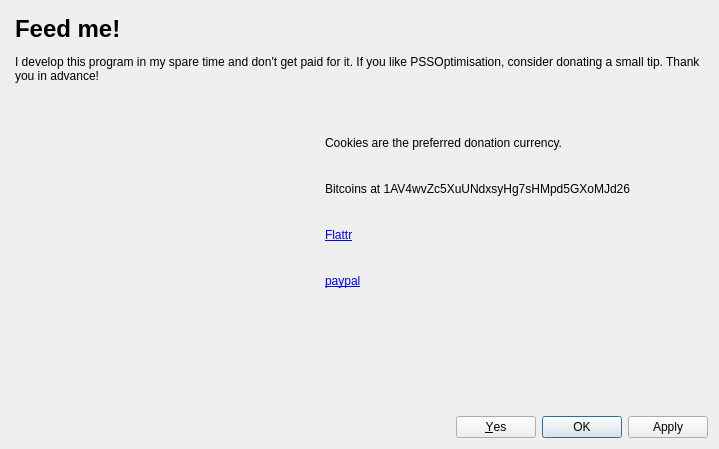
<?xml version="1.0" encoding="UTF-8"?>
<ui version="4.0">
 <class>DonationDialog</class>
 <widget class="QDialog" name="DonationDialog">
  <property name="geometry">
   <rect>
    <x>0</x>
    <y>0</y>
    <width>719</width>
    <height>449</height>
   </rect>
  </property>
  <property name="windowTitle">
   <string>Donate</string>
  </property>
  <layout class="QVBoxLayout" name="verticalLayout">
   <property name="sizeConstraint">
    <enum>QLayout::SetMinimumSize</enum>
   </property>
   <item>
    <layout class="QGridLayout" name="gridLayout_2">
     <item row="3" column="1">
      <widget class="QTextEdit" name="textEdit_2">
       <property name="sizePolicy">
        <sizepolicy hsizetype="Fixed" vsizetype="Fixed">
         <horstretch>0</horstretch>
         <verstretch>2</verstretch>
        </sizepolicy>
       </property>
       <property name="minimumSize">
        <size>
         <width>290</width>
         <height>290</height>
        </size>
       </property>
       <property name="maximumSize">
        <size>
         <width>290</width>
         <height>290</height>
        </size>
       </property>
       <property name="cursor" stdset="0">
        <cursorShape>ArrowCursor</cursorShape>
       </property>
       <property name="styleSheet">
        <string notr="true">background-color: rgba(255, 255, 255, 0);</string>
       </property>
       <property name="frameShape">
        <enum>QFrame::NoFrame</enum>
       </property>
       <property name="verticalScrollBarPolicy">
        <enum>Qt::ScrollBarAsNeeded</enum>
       </property>
       <property name="horizontalScrollBarPolicy">
        <enum>Qt::ScrollBarAsNeeded</enum>
       </property>
       <property name="undoRedoEnabled">
        <bool>false</bool>
       </property>
       <property name="readOnly">
        <bool>true</bool>
       </property>
       <property name="html">
        <string>&lt;!DOCTYPE HTML PUBLIC &quot;-//W3C//DTD HTML 4.0//EN&quot; &quot;http://www.w3.org/TR/REC-html40/strict.dtd&quot;&gt;
&lt;html&gt;&lt;head&gt;&lt;meta name=&quot;qrichtext&quot; content=&quot;1&quot; /&gt;&lt;style type=&quot;text/css&quot;&gt;
p, li { white-space: pre-wrap; }
&lt;/style&gt;&lt;/head&gt;&lt;body style=&quot; font-family:'Ubuntu'; font-size:9pt; font-weight:400; font-style:normal;&quot;&gt;
&lt;p style=&quot; margin-top:0px; margin-bottom:0px; margin-left:0px; margin-right:0px; -qt-block-indent:0; text-indent:0px;&quot;&gt;&lt;img src=&quot;:/icons/cookie-monster&quot; /&gt;&lt;/p&gt;&lt;/body&gt;&lt;/html&gt;</string>
       </property>
       <property name="textInteractionFlags">
        <set>Qt::NoTextInteraction</set>
       </property>
      </widget>
     </item>
     <item row="0" column="1" colspan="2">
      <widget class="QTextEdit" name="textEdit">
       <property name="sizePolicy">
        <sizepolicy hsizetype="Minimum" vsizetype="Minimum">
         <horstretch>0</horstretch>
         <verstretch>1</verstretch>
        </sizepolicy>
       </property>
       <property name="minimumSize">
        <size>
         <width>300</width>
         <height>100</height>
        </size>
       </property>
       <property name="maximumSize">
        <size>
         <width>16777215</width>
         <height>16777215</height>
        </size>
       </property>
       <property name="cursor" stdset="0">
        <cursorShape>ArrowCursor</cursorShape>
       </property>
       <property name="styleSheet">
        <string notr="true">background-color: rgba(255, 255, 255, 0);</string>
       </property>
       <property name="frameShape">
        <enum>QFrame::NoFrame</enum>
       </property>
       <property name="undoRedoEnabled">
        <bool>false</bool>
       </property>
       <property name="readOnly">
        <bool>true</bool>
       </property>
       <property name="html">
        <string>&lt;!DOCTYPE HTML PUBLIC &quot;-//W3C//DTD HTML 4.0//EN&quot; &quot;http://www.w3.org/TR/REC-html40/strict.dtd&quot;&gt;
&lt;html&gt;&lt;head&gt;&lt;meta name=&quot;qrichtext&quot; content=&quot;1&quot; /&gt;&lt;style type=&quot;text/css&quot;&gt;
p, li { white-space: pre-wrap; }
&lt;/style&gt;&lt;/head&gt;&lt;body style=&quot; font-family:'Ubuntu'; font-size:9pt; font-weight:400; font-style:normal;&quot;&gt;
&lt;p style=&quot; margin-top:0px; margin-bottom:0px; margin-left:0px; margin-right:0px; -qt-block-indent:0; text-indent:0px;&quot;&gt;&lt;span style=&quot; font-size:xx-large; font-weight:600;&quot;&gt;Feed me!&lt;/span&gt;&lt;/p&gt;
&lt;p style=&quot; margin-top:12px; margin-bottom:18px; margin-left:0px; margin-right:0px; -qt-block-indent:0; text-indent:0px;&quot;&gt;I develop this program in my spare time and don't get paid for it. If you like PSSOptimisation, consider donating a small tip. Thank you in advance!&lt;/p&gt;&lt;/body&gt;&lt;/html&gt;</string>
       </property>
      </widget>
     </item>
     <item row="3" column="2">
      <widget class="QTextBrowser" name="textBrowser_3">
       <property name="minimumSize">
        <size>
         <width>250</width>
         <height>200</height>
        </size>
       </property>
       <property name="styleSheet">
        <string notr="true">background-color: rgba(255, 255, 255, 0);</string>
       </property>
       <property name="frameShape">
        <enum>QFrame::NoFrame</enum>
       </property>
       <property name="verticalScrollBarPolicy">
        <enum>Qt::ScrollBarAlwaysOff</enum>
       </property>
       <property name="horizontalScrollBarPolicy">
        <enum>Qt::ScrollBarAlwaysOff</enum>
       </property>
       <property name="undoRedoEnabled">
        <bool>false</bool>
       </property>
       <property name="readOnly">
        <bool>true</bool>
       </property>
       <property name="html">
        <string>&lt;!DOCTYPE HTML PUBLIC &quot;-//W3C//DTD HTML 4.0//EN&quot; &quot;http://www.w3.org/TR/REC-html40/strict.dtd&quot;&gt;
&lt;html&gt;&lt;head&gt;&lt;meta name=&quot;qrichtext&quot; content=&quot;1&quot; /&gt;&lt;style type=&quot;text/css&quot;&gt;
p, li { white-space: pre-wrap; }
&lt;/style&gt;&lt;/head&gt;&lt;body style=&quot; font-family:'Ubuntu'; font-size:9pt; font-weight:400; font-style:normal;&quot;&gt;
&lt;table border=&quot;0&quot; style=&quot; margin-top:0px; margin-bottom:0px; margin-left:0px; margin-right:0px;&quot; cellspacing=&quot;2&quot; cellpadding=&quot;0&quot;&gt;
&lt;tr&gt;
&lt;td style=&quot; vertical-align:middle; padding-right:10; padding-top:10; padding-bottom:20;&quot;&gt;
&lt;p style=&quot; margin-top:0px; margin-bottom:0px; margin-left:0px; margin-right:0px; -qt-block-indent:0; text-indent:0px;&quot;&gt;&lt;img src=&quot;:/icons/cookie2&quot; height=&quot;20&quot; style=&quot;vertical-align: middle;&quot; /&gt;&lt;/p&gt;&lt;/td&gt;
&lt;td style=&quot; vertical-align:middle; padding-right:10; padding-top:10; padding-bottom:20;&quot;&gt;
&lt;p style=&quot; margin-top:0px; margin-bottom:0px; margin-left:0px; margin-right:0px; -qt-block-indent:0; text-indent:0px;&quot;&gt;Cookies are the preferred donation currency. &lt;/p&gt;&lt;/td&gt;&lt;/tr&gt;
&lt;tr&gt;
&lt;td style=&quot; vertical-align:middle; padding-right:10; padding-top:10; padding-bottom:20;&quot;&gt;
&lt;p style=&quot; margin-top:0px; margin-bottom:0px; margin-left:0px; margin-right:0px; -qt-block-indent:0; text-indent:0px;&quot;&gt;&lt;img src=&quot;:/icons/bitcoin2&quot; height=&quot;20&quot; style=&quot;vertical-align: middle;&quot; /&gt;&lt;/p&gt;&lt;/td&gt;
&lt;td style=&quot; vertical-align:middle; padding-right:10; padding-top:10; padding-bottom:20;&quot;&gt;
&lt;p style=&quot; margin-top:0px; margin-bottom:0px; margin-left:0px; margin-right:0px; -qt-block-indent:0; text-indent:0px;&quot;&gt;Bitcoins at 1AV4wvZc5XuUNdxsyHg7sHMpd5GXoMJd26&lt;/p&gt;&lt;/td&gt;&lt;/tr&gt;
&lt;tr&gt;
&lt;td style=&quot; vertical-align:middle; padding-right:10; padding-top:10; padding-bottom:20;&quot;&gt;
&lt;p style=&quot; margin-top:0px; margin-bottom:0px; margin-left:0px; margin-right:0px; -qt-block-indent:0; text-indent:0px;&quot;&gt;&lt;a href=&quot;https://flattr.com/profile/hubertgrzeskowiak&quot;&gt;&lt;img src=&quot;:/icons/flattr2&quot; height=&quot;20&quot; style=&quot;vertical-align: middle;&quot; /&gt;&lt;/a&gt;&lt;/p&gt;&lt;/td&gt;
&lt;td style=&quot; vertical-align:middle; padding-right:10; padding-top:10; padding-bottom:20;&quot;&gt;
&lt;p style=&quot; margin-top:0px; margin-bottom:0px; margin-left:0px; margin-right:0px; -qt-block-indent:0; text-indent:0px;&quot;&gt;&lt;a href=&quot;https://flattr.com/profile/hubertgrzeskowiak&quot;&gt;&lt;span style=&quot; text-decoration: underline; color:#0000ff;&quot;&gt;Flattr&lt;/span&gt;&lt;/a&gt;&lt;/p&gt;&lt;/td&gt;&lt;/tr&gt;
&lt;tr&gt;
&lt;td style=&quot; vertical-align:middle; padding-right:10; padding-top:10; padding-bottom:20;&quot;&gt;
&lt;p style=&quot; margin-top:0px; margin-bottom:0px; margin-left:0px; margin-right:0px; -qt-block-indent:0; text-indent:0px;&quot;&gt;&lt;a href=&quot;https://www.paypal.com/cgi-bin/webscr?cmd=_s-xclick&amp;amp;hosted_button_id=CDTWB6MUFK4G2&quot;&gt;&lt;img src=&quot;:/icons/paypal&quot; height=&quot;20&quot; style=&quot;vertical-align: middle;&quot; /&gt;&lt;/a&gt;&lt;/p&gt;&lt;/td&gt;
&lt;td style=&quot; vertical-align:middle; padding-right:10; padding-top:10; padding-bottom:20;&quot;&gt;
&lt;p style=&quot; margin-top:0px; margin-bottom:0px; margin-left:0px; margin-right:0px; -qt-block-indent:0; text-indent:0px;&quot;&gt;&lt;a href=&quot;https://www.paypal.com/cgi-bin/webscr?cmd=_s-xclick&amp;amp;hosted_button_id=CDTWB6MUFK4G2&quot;&gt;&lt;span style=&quot; text-decoration: underline; color:#0000ff;&quot;&gt;paypal&lt;/span&gt;&lt;/a&gt;&lt;/p&gt;&lt;/td&gt;&lt;/tr&gt;&lt;/table&gt;&lt;/body&gt;&lt;/html&gt;</string>
       </property>
       <property name="textInteractionFlags">
        <set>Qt::TextBrowserInteraction</set>
       </property>
       <property name="openExternalLinks">
        <bool>true</bool>
       </property>
      </widget>
     </item>
    </layout>
   </item>
   <item>
    <widget class="QDialogButtonBox" name="buttonBox">
     <property name="orientation">
      <enum>Qt::Horizontal</enum>
     </property>
     <property name="standardButtons">
      <set>QDialogButtonBox::Apply|QDialogButtonBox::Ok|QDialogButtonBox::Yes</set>
     </property>
    </widget>
   </item>
  </layout>
 </widget>
 <resources>
  <include location="resources.qrc"/>
 </resources>
 <connections>
  <connection>
   <sender>buttonBox</sender>
   <signal>accepted()</signal>
   <receiver>DonationDialog</receiver>
   <slot>accept()</slot>
   <hints>
    <hint type="sourcelabel">
     <x>248</x>
     <y>254</y>
    </hint>
    <hint type="destinationlabel">
     <x>157</x>
     <y>274</y>
    </hint>
   </hints>
  </connection>
  <connection>
   <sender>buttonBox</sender>
   <signal>clicked(QAbstractButton*)</signal>
   <receiver>DonationDialog</receiver>
   <slot>accept()</slot>
   <hints>
    <hint type="sourcelabel">
     <x>359</x>
     <y>426</y>
    </hint>
    <hint type="destinationlabel">
     <x>359</x>
     <y>224</y>
    </hint>
   </hints>
  </connection>
 </connections>
</ui>
